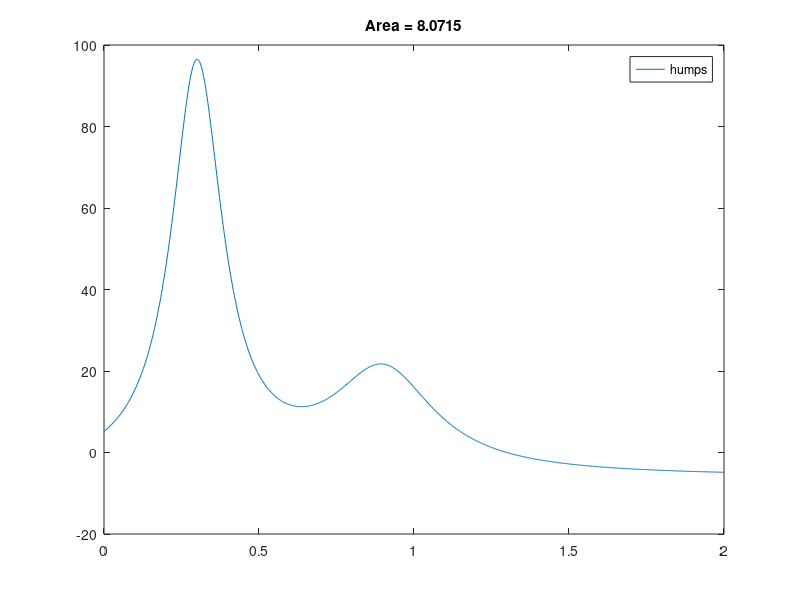

MATLAB code for this plot:
%% Function Functions
% In MATLAB, one function take another as a parameter.  This feature serves a
% wide variety of purposes.  Here we illustrate its use for finding zeros,
% optimization, and integration.
%
% Copyright 1984-2002 The MathWorks, Inc. 
% $Revision: 5.14.4.1 $  $Date: 2002/07/10 06:06:17 $

%% The HUMPS Function
% A MATLAB function is an M-file that starts with the keyword function.  This is
% what the function HUMPS looks like:

type humps

%% Plot of HUMPS
% This figure shows a plot of HUMPS in the domain [0,2] using FPLOT.

fplot(@humps,[0,2]);

%% Zero of HUMPS
% The FZERO function finds a zeros of a function near an initial estimate. Our
% guess here for HUMPS is 1.

z = fzero(@humps,1,optimset('Display','off'));
fplot(@humps,[0,2]);                          
hold on;
plot(z,0,'r*');
hold off 

%% Minimum of HUMPS
% FMINBND finds the minimum of a function in a given domain.  Here, we search
% for a minimum for HUMPS in the domain (0.25,1). 
 
m = fminbnd(@humps,0.25,1,optimset('Display','off'));     
fplot(@humps,[0 2]);                                      
hold on; 
plot(m,humps(m),'r*');
hold off
 
%% Integral of HUMPS
% QUAD finds the definite integral of HUMPS in a given domain.  Here it computes
% the area in the domain [0.5, 1].
 
q = quad(@humps,0.5,1);                
fplot(@humps,[0,2]);                   
title(['Area = ',num2str(q)]);
